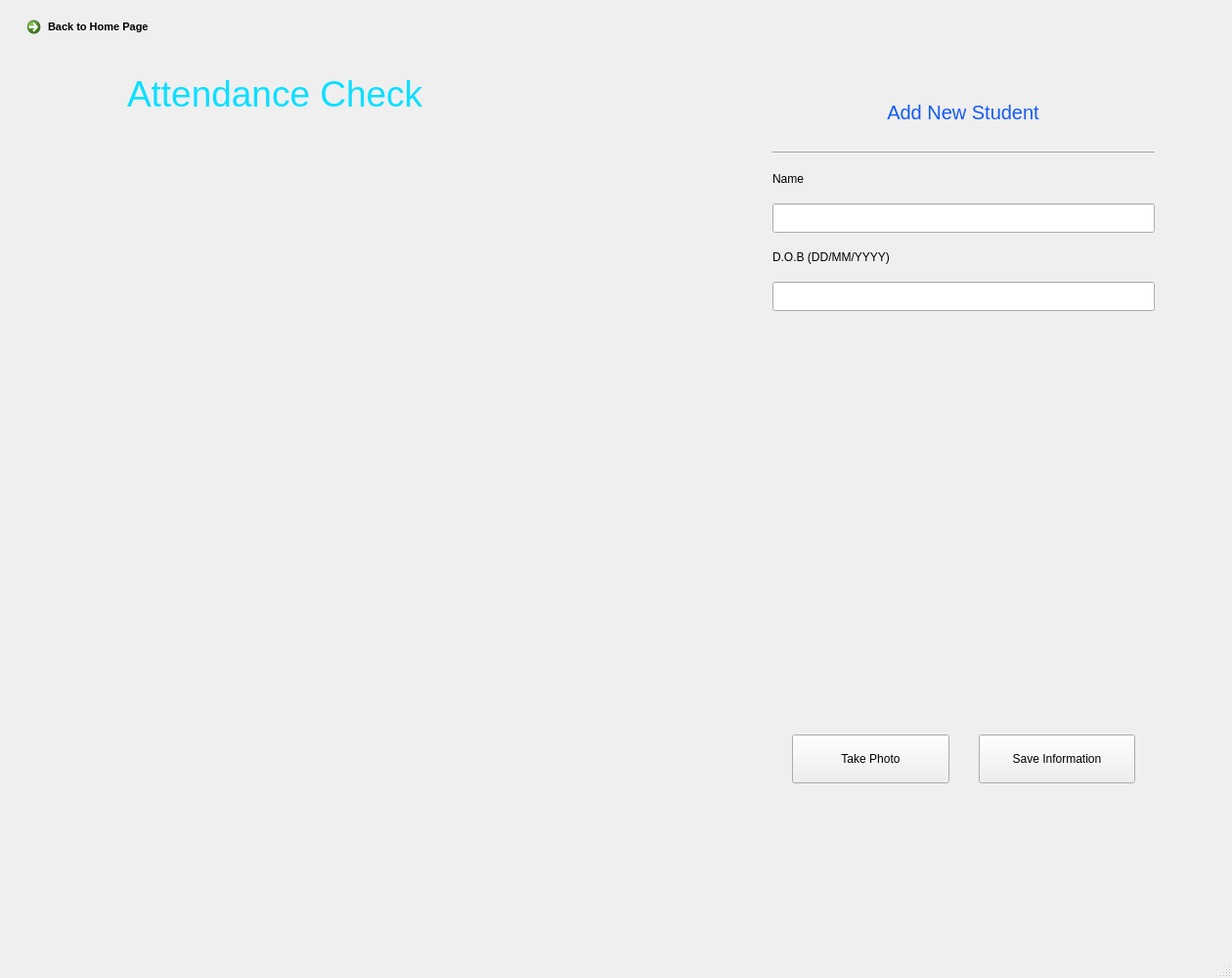
<?xml version="1.0" encoding="UTF-8"?>
<ui version="4.0">
 <class>AddNewStudent</class>
 <widget class="QMainWindow" name="AddNewStudent">
  <property name="geometry">
   <rect>
    <x>0</x>
    <y>0</y>
    <width>1260</width>
    <height>1000</height>
   </rect>
  </property>
  <property name="windowTitle">
   <string>MainWindow</string>
  </property>
  <widget class="QWidget" name="centralwidget">
   <widget class="QWidget" name="verticalLayoutWidget">
    <property name="geometry">
     <rect>
      <x>770</x>
      <y>70</y>
      <width>431</width>
      <height>781</height>
     </rect>
    </property>
    <layout class="QVBoxLayout" name="Information" stretch="0,0,0,0,0,0,0,0">
     <property name="spacing">
      <number>15</number>
     </property>
     <property name="leftMargin">
      <number>20</number>
     </property>
     <property name="topMargin">
      <number>20</number>
     </property>
     <property name="rightMargin">
      <number>20</number>
     </property>
     <property name="bottomMargin">
      <number>50</number>
     </property>
     <item>
      <widget class="QLabel" name="Label_info_title">
       <property name="enabled">
        <bool>true</bool>
       </property>
       <property name="minimumSize">
        <size>
         <width>390</width>
         <height>50</height>
        </size>
       </property>
       <property name="maximumSize">
        <size>
         <width>390</width>
         <height>50</height>
        </size>
       </property>
       <property name="styleSheet">
        <string notr="true">color:rgb(20, 91, 244); font: 63 14pt &quot;Sitka Small Semibold&quot;; font-size: 15pt
</string>
       </property>
       <property name="text">
        <string>Add New Student</string>
       </property>
       <property name="alignment">
        <set>Qt::AlignCenter</set>
       </property>
      </widget>
     </item>
     <item>
      <widget class="Line" name="line">
       <property name="orientation">
        <enum>Qt::Horizontal</enum>
       </property>
      </widget>
     </item>
     <item>
      <widget class="QLabel" name="label_info_name">
       <property name="minimumSize">
        <size>
         <width>300</width>
         <height>20</height>
        </size>
       </property>
       <property name="maximumSize">
        <size>
         <width>300</width>
         <height>20</height>
        </size>
       </property>
       <property name="text">
        <string>Name</string>
       </property>
      </widget>
     </item>
     <item>
      <widget class="QLineEdit" name="inputName">
       <property name="minimumSize">
        <size>
         <width>0</width>
         <height>30</height>
        </size>
       </property>
      </widget>
     </item>
     <item>
      <widget class="QLabel" name="label_info_dob">
       <property name="minimumSize">
        <size>
         <width>300</width>
         <height>20</height>
        </size>
       </property>
       <property name="maximumSize">
        <size>
         <width>300</width>
         <height>20</height>
        </size>
       </property>
       <property name="text">
        <string>D.O.B (DD/MM/YYYY)</string>
       </property>
      </widget>
     </item>
     <item>
      <widget class="QLineEdit" name="inputDOB">
       <property name="minimumSize">
        <size>
         <width>0</width>
         <height>30</height>
        </size>
       </property>
      </widget>
     </item>
     <item>
      <widget class="QWidget" name="widget" native="true">
       <property name="minimumSize">
        <size>
         <width>390</width>
         <height>390</height>
        </size>
       </property>
      </widget>
     </item>
     <item>
      <layout class="QHBoxLayout" name="Button">
       <property name="spacing">
        <number>30</number>
       </property>
       <property name="sizeConstraint">
        <enum>QLayout::SetMinAndMaxSize</enum>
       </property>
       <property name="leftMargin">
        <number>20</number>
       </property>
       <property name="topMargin">
        <number>0</number>
       </property>
       <property name="rightMargin">
        <number>20</number>
       </property>
       <item>
        <widget class="QPushButton" name="button_takeagain">
         <property name="minimumSize">
          <size>
           <width>0</width>
           <height>50</height>
          </size>
         </property>
         <property name="text">
          <string>Take Photo</string>
         </property>
        </widget>
       </item>
       <item>
        <widget class="QPushButton" name="button_save">
         <property name="minimumSize">
          <size>
           <width>0</width>
           <height>50</height>
          </size>
         </property>
         <property name="text">
          <string>Save Information</string>
         </property>
        </widget>
       </item>
      </layout>
     </item>
    </layout>
   </widget>
   <widget class="QLabel" name="label_Window_Title">
    <property name="geometry">
     <rect>
      <x>130</x>
      <y>50</y>
      <width>541</width>
      <height>91</height>
     </rect>
    </property>
    <property name="styleSheet">
     <string notr="true">font-size: 28pt; color: rgb(12, 223, 255);
font: 36pt &quot;Papyrus&quot;;</string>
    </property>
    <property name="text">
     <string>Attendance Check</string>
    </property>
   </widget>
   <widget class="QLabel" name="Cameradisplay">
    <property name="geometry">
     <rect>
      <x>120</x>
      <y>200</y>
      <width>550</width>
      <height>550</height>
     </rect>
    </property>
    <property name="text">
     <string/>
    </property>
   </widget>
   <widget class="QCommandLinkButton" name="commandLinkButton_backhp">
    <property name="geometry">
     <rect>
      <x>20</x>
      <y>10</y>
      <width>161</width>
      <height>41</height>
     </rect>
    </property>
    <property name="font">
     <font>
      <family>Segoe UI</family>
      <pointsize>8</pointsize>
     </font>
    </property>
    <property name="text">
     <string>Back to Home Page</string>
    </property>
    <property name="icon">
     <iconset>
      <normaloff>../sources/homepage.png</normaloff>../sources/homepage.png</iconset>
    </property>
   </widget>
  </widget>
  <widget class="QMenuBar" name="menubar">
   <property name="geometry">
    <rect>
     <x>0</x>
     <y>0</y>
     <width>1260</width>
     <height>26</height>
    </rect>
   </property>
  </widget>
  <widget class="QStatusBar" name="statusbar"/>
 </widget>
 <resources/>
 <connections/>
</ui>
